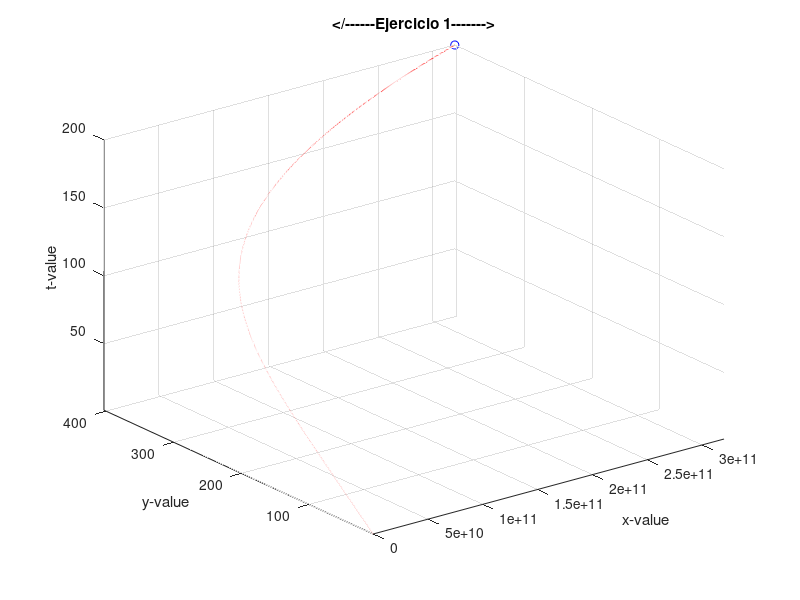

Write the MATLAB code that produced this figure.
% Tarea 1 - Ejercicio 1
% Abraham Cepeda Oseguera
% A00827666
clear, close all;
t = [1:0.1:200]; 
x = @(t) t.^5 - 4*t;
y = @(t) 2*t + 3;
figure
comet3(x(t),y(t), t);
title('</------Ejercicio 1------->')
xlabel('x-value');
ylabel('y-value');
zlabel('t-value');
grid on